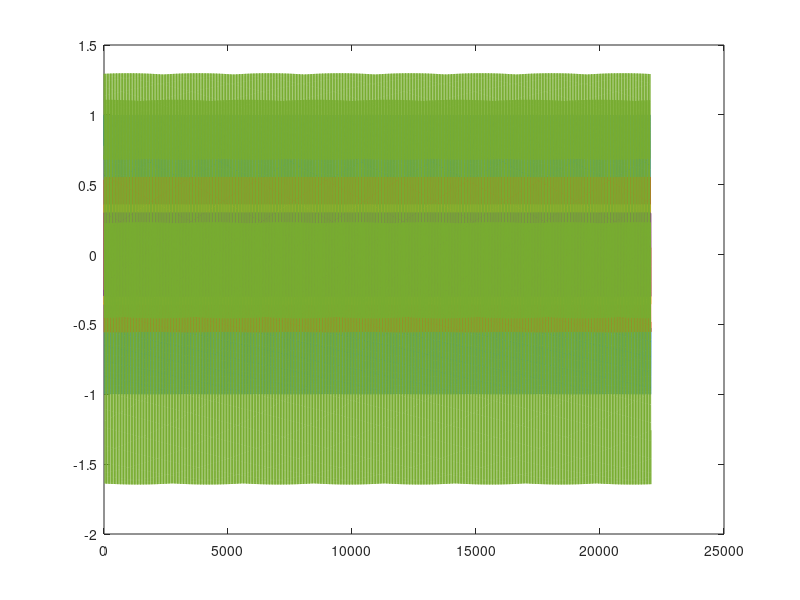

Reproduce this figure in MATLAB. (Note: this script raises an error after producing the figure.)
fs = 44100;
freq = 711.54;
amplitude = 1;
dur = 0.5;
time = 0:1/fs:dur;
phase = rand()*2*pi;
SNR = 20;
SNR_amp = 10^(SNR/20);
k=1;

fundamental = cos(2*pi*freq*time + phase);
noise = randn(size(time));
harmony1 = 0.8*rand()*cos(2*pi*freq*time*2 + rand()*2*pi);
harmony2 = 0.8*rand()*cos(2*pi*freq*time*3 + rand()*2*pi);
harmony3 = 0.8*rand()*cos(2*pi*freq*time*4 + rand()*2*pi);
signal = amplitude * (fundamental  + harmony1 + harmony2 + harmony3);% + noise/SNR_amp );

figure(4)
plot(fundamental)
hold on
plot(harmony1)
plot(harmony2)
plot(harmony3)
plot(signal)
hold off

% [ f0 , dips , time ] = yin3(signal , fs , 0.01 , 0.1 , 4000, 32);


yy = harmonic_plus_noise(signal , fs , freq ,0.005 , 0.0025);
figure(2)
plot(yy, 'b');
hold on
plot(signal,'g');
hold off
